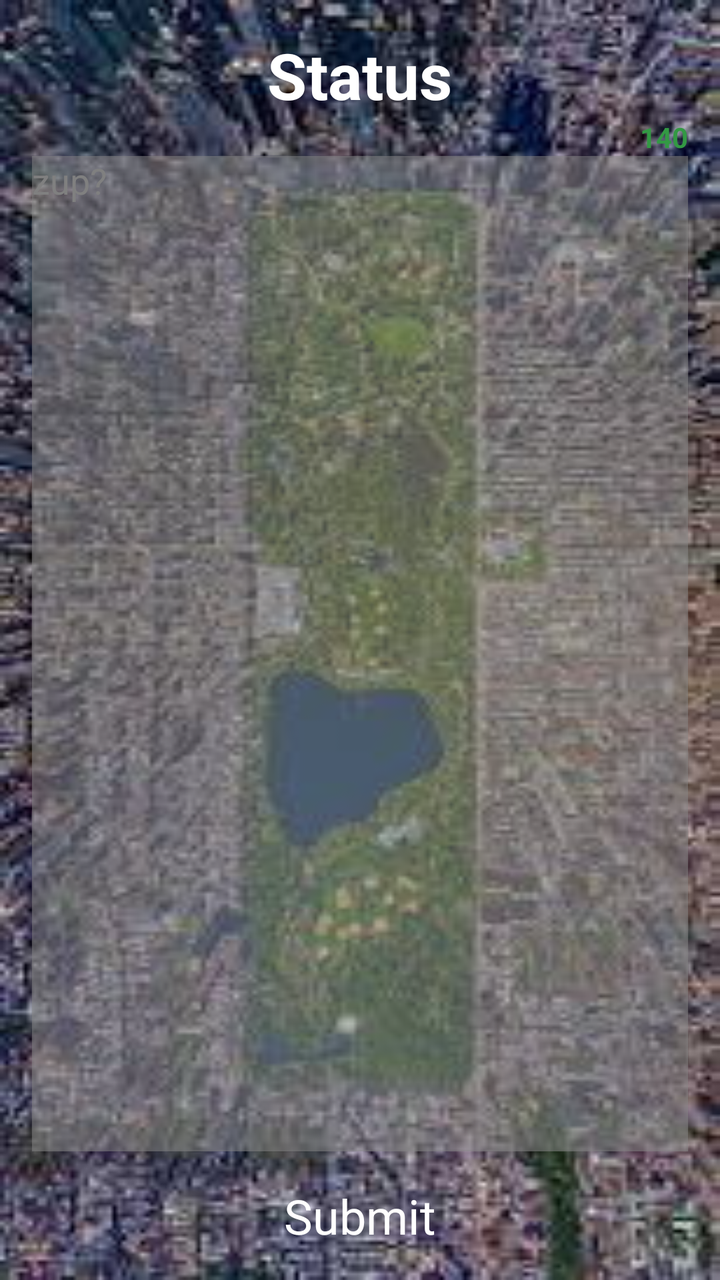
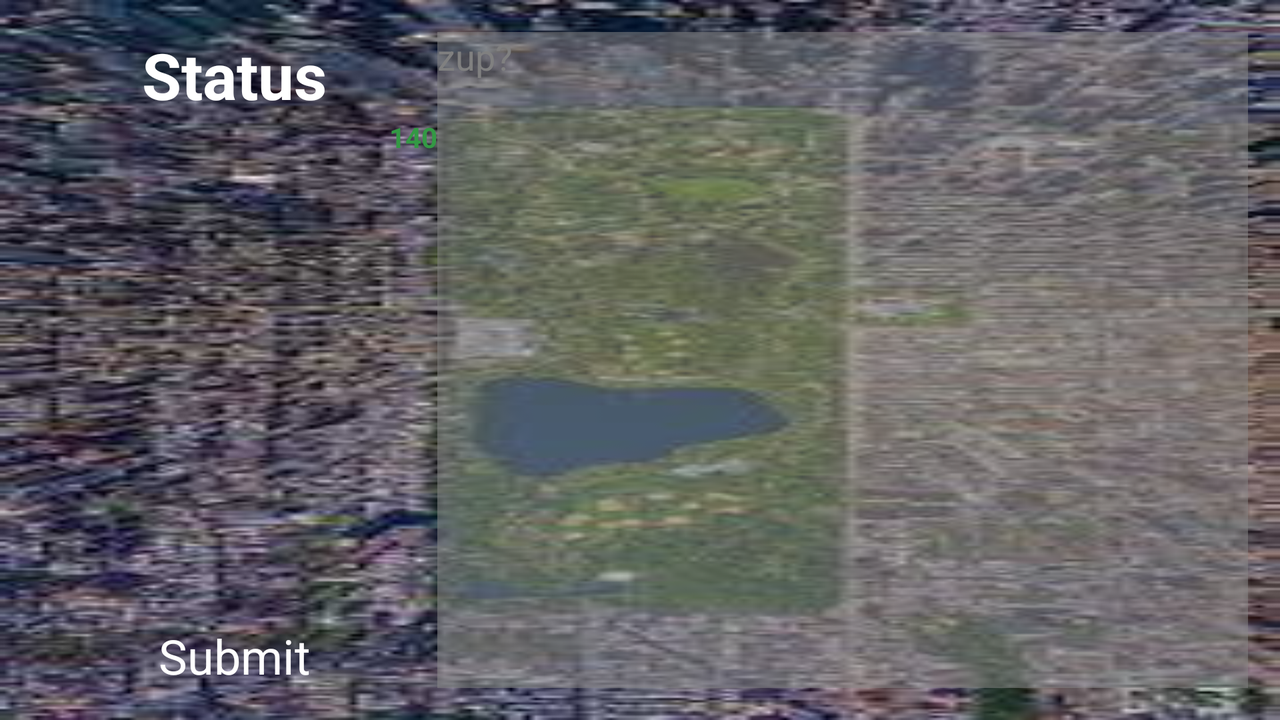

Compare how this app lays out the same screen by default and in its alternative resource folder. The renders come first, then the two layout files and the values they reference.
<!-- AndroidManifest.xml: application theme AppTheme -->
<!-- res/layout/activity_status.xml -->
<LinearLayout xmlns:android="http://schemas.android.com/apk/res/android"
    xmlns:tools="http://schemas.android.com/tools"
    android:layout_width="match_parent"
    android:layout_height="match_parent"
    android:orientation="vertical"
    android:paddingLeft="@dimen/activity_horizontal_margin"
    android:paddingRight="@dimen/activity_horizontal_margin"
    android:paddingTop="@dimen/activity_vertical_margin"
    tools:context=".StatusActivity" >

    <TextView
        style="@style/yambaText.Large"
        android:layout_width="wrap_content"
        android:layout_height="wrap_content"
        android:layout_gravity="center_horizontal"
        android:text="@string/statusStatus"
        android:textSize="@dimen/textSizeLarge"
        android:textStyle="bold" />

    <TextView
        android:id="@+id/status_count"
        android:layout_width="wrap_content"
        android:layout_height="wrap_content"
        android:layout_gravity="right"
        android:text="@string/statusCount"
        android:textColor="@color/status_ok"
        android:textStyle="bold" />

    <EditText
        android:id="@+id/status_status"
        android:layout_width="match_parent"
        android:layout_height="0dp"
        android:layout_weight="1"
        android:background="@color/fog"
        android:gravity="top|left"
        android:hint="@string/statusHint" />

    <Button
        android:id="@+id/status_submit"
        style="@style/yambaButton"
        android:layout_width="wrap_content"
        android:layout_height="wrap_content"
        android:layout_gravity="center_horizontal"
        android:layout_margin="@dimen/activity_vertical_margin"
        android:text="@string/statusSubmit" />

</LinearLayout>
<!-- resources referenced by this layout -->
<resources>
  <color name="fog">#88888888</color>
  <color name="status_ok">#339944</color>
  <dimen name="activity_horizontal_margin">16dp</dimen>
  <dimen name="activity_vertical_margin">16dp</dimen>
  <dimen name="textSizeLarge">32sp</dimen>
  <string name="statusCount">140</string>
  <string name="statusHint">zup?</string>
  <string name="statusStatus">Status</string>
  <string name="statusSubmit">Submit</string>
  <style name="yambaButton" parent="yambaText.Medium">
          <item name="android:padding">@dimen/buttonPad</item>
          <item name="android:background">@drawable/button_background</item>
      </style>
  <style name="yambaText.Large">
          <item name="android:textSize">@dimen/textSizeLarge</item>
          <item name="android:textStyle">bold</item>
      </style>
  <style name="AppTheme" parent="AppBaseTheme">
          <item name="android:windowBackground">@drawable/background</item>
      </style>
  <style name="yambaText.Medium" parent="yambaText">
          <item name="android:textSize">@dimen/textSizeMedium</item>
      </style>
  <style name="AppBaseTheme" parent="android:Theme.Light">
          
  
      </style>
  <!-- drawable background: jpeg bitmap (drawable, 15975 bytes) -->
  <style name="yambaText" parent="android:Widget.Holo.Light.TextView">
          <item name="android:textColor">@color/white</item>
      </style>
  <dimen name="textSizeMedium">24sp</dimen>
  <color name="white">#ffffff</color>
</resources>
<!-- res/layout-land/activity_status.xml (the repository's variant of the layout above) -->
<!-- drawn on the phone turned sideways -->
<LinearLayout xmlns:android="http://schemas.android.com/apk/res/android"
    xmlns:tools="http://schemas.android.com/tools"
    android:layout_width="match_parent"
    android:layout_height="match_parent"
    android:background="@drawable/background"
    android:orientation="horizontal"
    android:paddingBottom="@dimen/activity_vertical_margin"
    android:paddingLeft="@dimen/activity_horizontal_margin"
    android:paddingRight="@dimen/activity_horizontal_margin"
    android:paddingTop="@dimen/activity_vertical_margin"
    tools:context=".StatusActivity" >

    <RelativeLayout
        android:layout_width="0dp"
        android:layout_height="match_parent"
        android:layout_weight="1" >

        <TextView
            android:id="@+id/status_label"
            style="@style/yambaText.Large"
            android:layout_width="wrap_content"
            android:layout_height="wrap_content"
            android:layout_alignParentTop="true"
            android:layout_centerHorizontal="true"
            android:layout_gravity="center_horizontal"
            android:text="@string/statusStatus" />

        <TextView
            android:id="@+id/status_count"
            android:layout_width="wrap_content"
            android:layout_height="wrap_content"
            android:layout_alignParentRight="true"
            android:layout_below="@id/status_label"
            android:layout_gravity="right"
            android:text="@string/statusCount"
            android:textColor="@color/status_ok"
            android:textStyle="bold" />

        <Button
            android:id="@+id/status_submit"
            style="@style/yambaButton"
            android:layout_width="wrap_content"
            android:layout_height="wrap_content"
            android:layout_alignParentBottom="true"
            android:layout_centerHorizontal="true"
            android:layout_gravity="center_horizontal"
            android:text="@string/statusSubmit" />
    </RelativeLayout>

    <EditText
        android:id="@+id/status_status"
        android:layout_width="0dp"
        android:layout_height="match_parent"
        android:layout_weight="2"
        android:background="@color/fog"
        android:gravity="top|left"
        android:hint="@string/statusHint" />

</LinearLayout>
<!-- resources referenced by the variant -->
<!-- as the phone turned sideways resolves them -->
<resources>
  <color name="fog">#88888888</color>
  <color name="status_ok">#339944</color>
  <dimen name="activity_horizontal_margin">16dp</dimen>
  <dimen name="activity_vertical_margin">16dp</dimen>
  <!-- drawable background: jpeg bitmap (drawable, 15975 bytes) -->
  <string name="statusCount">140</string>
  <string name="statusHint">zup?</string>
  <string name="statusStatus">Status</string>
  <string name="statusSubmit">Submit</string>
  <style name="yambaButton" parent="yambaText.Medium">
          <item name="android:padding">@dimen/buttonPad</item>
          <item name="android:background">@drawable/button_background</item>
      </style>
  <style name="yambaText.Large">
          <item name="android:textSize">@dimen/textSizeLarge</item>
          <item name="android:textStyle">bold</item>
      </style>
  <style name="AppTheme" parent="AppBaseTheme">
          <item name="android:windowBackground">@drawable/background</item>
      </style>
  <style name="yambaText.Medium" parent="yambaText">
          <item name="android:textSize">@dimen/textSizeMedium</item>
      </style>
  <dimen name="textSizeLarge">32sp</dimen>
  <style name="AppBaseTheme" parent="android:Theme.Light">
          
  
      </style>
  <style name="yambaText" parent="android:Widget.Holo.Light.TextView">
          <item name="android:textColor">@color/white</item>
      </style>
  <dimen name="textSizeMedium">24sp</dimen>
  <color name="white">#ffffff</color>
</resources>
